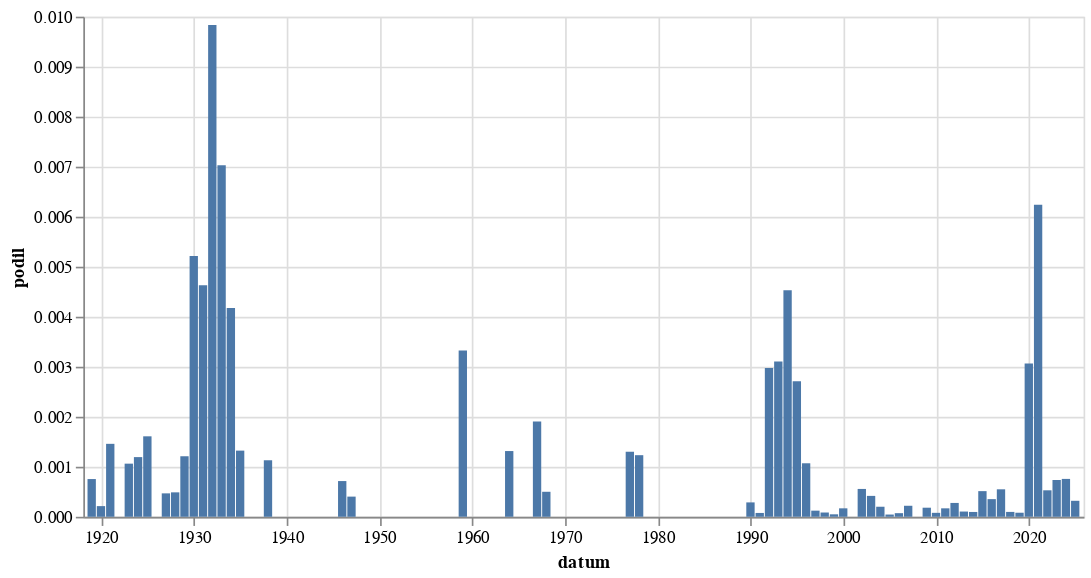

The cell this chart's notebook holds for it:
### Code cell
alt.Chart(
    hledej("Bečv").to_pandas(),
    width = 600
).mark_bar(
).encode(
    alt.X('datum:T'),
    alt.Y('podil:Q')
)

### Figure 1 — Vega-Lite specification as saved in the notebook (floating-point values rounded to 4 significant figures)
{"config": {"view": {"continuousWidth": 300, "continuousHeight": 300}}, "data": {"name": "data-21927fd7f0773e592b041c568974ae2e"}, "mark": {"type": "bar"}, "encoding": {"x": {"field": "datum", "type": "temporal"}, "y": {"field": "podil", "type": "quantitative"}}, "width": 600, "$schema": "https://vega.github.io/schema/vega-lite/v5.8.0.json", "datasets": {"data-21927fd7f0773e592b041c568974ae2e": [{"datum": "1919-01-01T00:00:00", "text": 3, "text_right": 3978, "podil": 0.0007541, "co": "Bečv"}, {"datum": "1920-01-01T00:00:00", "text": 1, "text_right": 4693, "podil": 0.0002131, "co": "Bečv"}, {"datum": "1921-01-01T00:00:00", "text": 8, "text_right": 5485, "podil": 0.001459, "co": "Bečv"}, {"datum": "1923-01-01T00:00:00", "text": 4, "text_right": 3766, "podil": 0.001062, "co": "Bečv"}, {"datum": "1924-01-01T00:00:00", "text": 5, "text_right": 4191, "podil": 0.001193, "co": "Bečv"}, {"datum": "1925-01-01T00:00:00", "text": 5, "text_right": 3108, "podil": 0.001609, "co": "Bečv"}, {"datum": "1927-01-01T00:00:00", "text": 2, "text_right": 4273, "podil": 0.0004681, "co": "Bečv"}, {"datum": "1928-01-01T00:00:00", "text": 2, "text_right": 4096, "podil": 0.0004883, "co": "Bečv"}, {"datum": "1929-01-01T00:00:00", "text": 3, "text_right": 2479, "podil": 0.00121, "co": "Bečv"}, {"datum": "1930-01-01T00:00:00", "text": 26, "text_right": 4987, "podil": 0.005214, "co": "Bečv"}, {"datum": "1931-01-01T00:00:00", "text": 18, "text_right": 3888, "podil": 0.00463, "co": "Bečv"}, {"datum": "1932-01-01T00:00:00", "text": 23, "text_right": 2339, "podil": 0.009833, "co": "Bečv"}, {"datum": "1933-01-01T00:00:00", "text": 18, "text_right": 2561, "podil": 0.007029, "co": "Bečv"}, {"datum": "1934-01-01T00:00:00", "text": 9, "text_right": 2156, "podil": 0.004174, "co": "Bečv"}, {"datum": "1935-01-01T00:00:00", "text": 3, "text_right": 2268, "podil": 0.001323, "co": "Bečv"}, {"datum": "1938-01-01T00:00:00", "text": 1, "text_right": 885, "podil": 0.00113, "co": "Bečv"}, {"datum": "1946-01-01T00:00:00", "text": 2, "text_right": 2801, "podil": 0.000714, "co": "Bečv"}, {"datum": "1947-01-01T00:00:00", "text": 1, "text_right": 2481, "podil": 0.0004031, "co": "Bečv"}, {"datum": "1959-01-01T00:00:00", "text": 1, "text_right": 301, "podil": 0.003322, "co": "Bečv"}, {"datum": "1964-01-01T00:00:00", "text": 1, "text_right": 761, "podil": 0.001314, "co": "Bečv"}, {"datum": "1967-01-01T00:00:00", "text": 1, "text_right": 525, "podil": 0.001905, "co": "Bečv"}, {"datum": "1968-01-01T00:00:00", "text": 1, "text_right": 2001, "podil": 0.0004998, "co": "Bečv"}, {"datum": "1977-01-01T00:00:00", "text": 1, "text_right": 769, "podil": 0.0013, "co": "Bečv"}, {"datum": "1978-01-01T00:00:00", "text": 1, "text_right": 812, "podil": 0.001232, "co": "Bečv"}, {"datum": "1990-01-01T00:00:00", "text": 2, "text_right": 6961, "podil": 0.0002873, "co": "Bečv"}, {"datum": "1991-01-01T00:00:00", "text": 1, "text_right": 13080, "podil": 7.645e-05, "co": "Bečv"}, {"datum": "1992-01-01T00:00:00", "text": 34, "text_right": 11434, "podil": 0.002974, "co": "Bečv"}, {"datum": "1993-01-01T00:00:00", "text": 29, "text_right": 9337, "podil": 0.003106, "co": "Bečv"}, {"datum": "1994-01-01T00:00:00", "text": 35, "text_right": 7730, "podil": 0.004528, "co": "Bečv"}, {"datum": "1995-01-01T00:00:00", "text": 25, "text_right": 9219, "podil": 0.002712, "co": "Bečv"}, {"datum": "1996-01-01T00:00:00", "text": 10, "text_right": 9349, "podil": 0.00107, "co": "Bečv"}, {"datum": "1997-01-01T00:00:00", "text": 2, "text_right": 16367, "podil": 0.0001222, "co": "Bečv"}, {"datum": "1998-01-01T00:00:00", "text": 1, "text_right": 11744, "podil": 8.515e-05, "co": "Bečv"}, {"datum": "1999-01-01T00:00:00", "text": 1, "text_right": 20383, "podil": 4.906e-05, "co": "Bečv"}, {"datum": "2000-01-01T00:00:00", "text": 4, "text_right": 23721, "podil": 0.0001686, "co": "Bečv"}, {"datum": "2002-01-01T00:00:00", "text": 9, "text_right": 16173, "podil": 0.0005565, "co": "Bečv"}, {"datum": "2003-01-01T00:00:00", "text": 9, "text_right": 21553, "podil": 0.0004176, "co": "Bečv"}, {"datum": "2004-01-01T00:00:00", "text": 4, "text_right": 19932, "podil": 0.0002007, "co": "Bečv"}, {"datum": "2005-01-01T00:00:00", "text": 1, "text_right": 22401, "podil": 4.464e-05, "co": "Bečv"}, {"datum": "2006-01-01T00:00:00", "text": 1, "text_right": 13873, "podil": 7.208e-05, "co": "Bečv"}, {"datum": "2007-01-01T00:00:00", "text": 3, "text_right": 13633, "podil": 0.0002201, "co": "Bečv"}, {"datum": "2009-01-01T00:00:00", "text": 3, "text_right": 16552, "podil": 0.0001812, "co": "Bečv"}, {"datum": "2010-01-01T00:00:00", "text": 1, "text_right": 12714, "podil": 7.865e-05, "co": "Bečv"}, {"datum": "2011-01-01T00:00:00", "text": 3, "text_right": 17776, "podil": 0.0001688, "co": "Bečv"}, {"datum": "2012-01-01T00:00:00", "text": 4, "text_right": 14462, "podil": 0.0002766, "co": "Bečv"}, {"datum": "2013-01-01T00:00:00", "text": 1, "text_right": 9576, "podil": 0.0001044, "co": "Bečv"}, {"datum": "2014-01-01T00:00:00", "text": 2, "text_right": 20807, "podil": 9.612e-05, "co": "Bečv"}, {"datum": "2015-01-01T00:00:00", "text": 11, "text_right": 21458, "podil": 0.0005126, "co": "Bečv"}, {"datum": "2016-01-01T00:00:00", "text": 8, "text_right": 22689, "podil": 0.0003526, "co": "Bečv"}, {"datum": "2017-01-01T00:00:00", "text": 10, "text_right": 18211, "podil": 0.0005491, "co": "Bečv"}, {"datum": "2018-01-01T00:00:00", "text": 2, "text_right": 20550, "podil": 9.732e-05, "co": "Bečv"}, {"datum": "2019-01-01T00:00:00", "text": 2, "text_right": 24733, "podil": 8.086e-05, "co": "Bečv"}, {"datum": "2020-01-01T00:00:00", "text": 72, "text_right": 23475, "podil": 0.003067, "co": "Bečv"}, {"datum": "2021-01-01T00:00:00", "text": 124, "text_right": 19879, "podil": 0.006238, "co": "Bečv"}, {"datum": "2022-01-01T00:00:00", "text": 11, "text_right": 20784, "podil": 0.0005293, "co": "Bečv"}, {"datum": "2023-01-01T00:00:00", "text": 18, "text_right": 24482, "podil": 0.0007352, "co": "Bečv"}, {"datum": "2024-01-01T00:00:00", "text": 18, "text_right": 23773, "podil": 0.0007572, "co": "Bečv"}, {"datum": "2025-01-01T00:00:00", "text": 4, "text_right": 12519, "podil": 0.0003195, "co": "Bečv"}]}}
